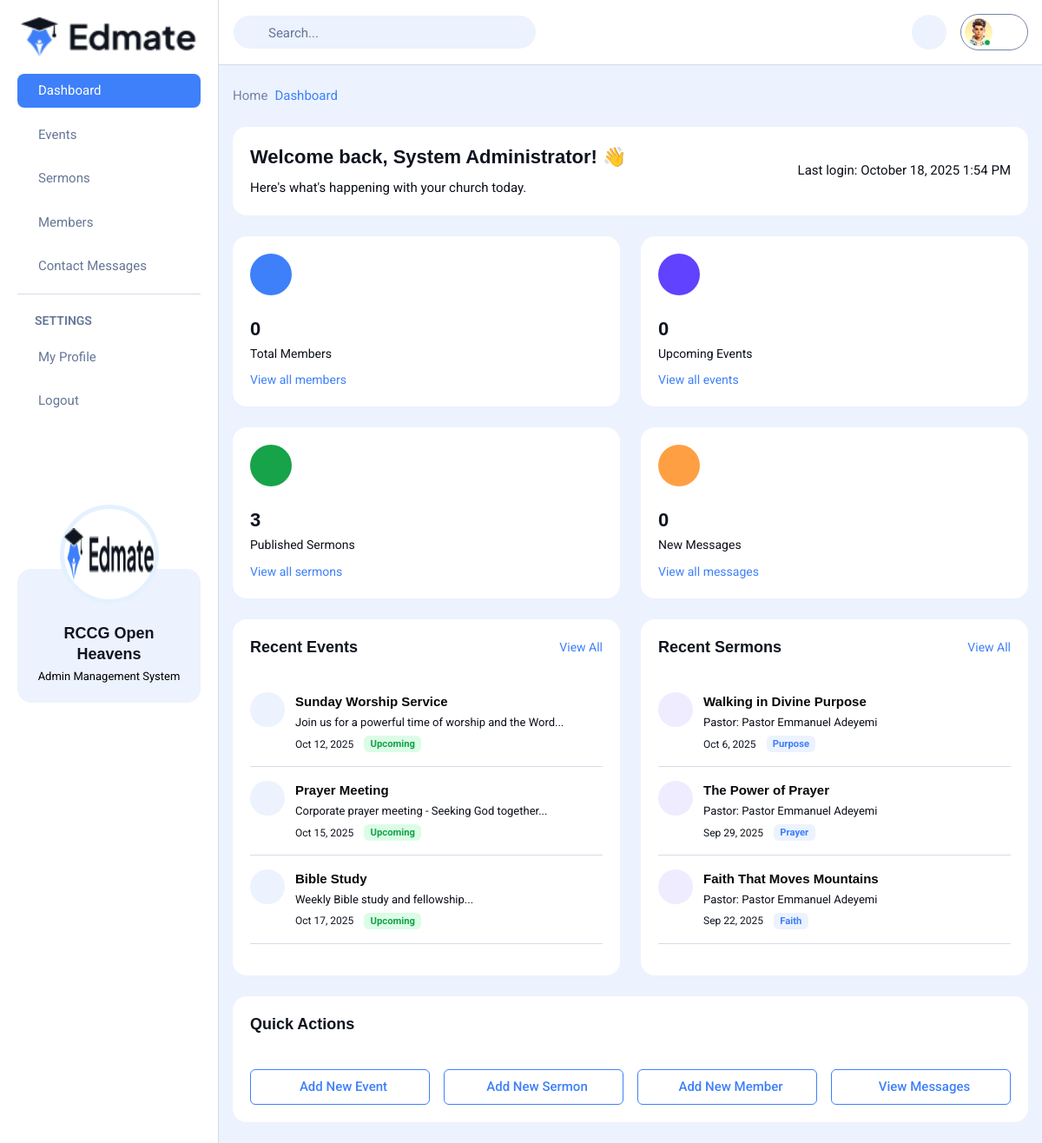
/admin/index.php (signed in), run on the app's committed database.
### tables this page shows
CREATE TABLE IF NOT EXISTS `events` (
  `id` int(11) NOT NULL AUTO_INCREMENT,
  `title` varchar(200) NOT NULL,
  `description` text,
  `start_date` datetime NOT NULL,
  `end_date` datetime NOT NULL,
  `location` varchar(200) DEFAULT 'RCCG Open Heavens Parish',
  `entry_type` enum('free','paid') DEFAULT 'free',
  `entry_fee` decimal(10,2) DEFAULT 0.00,
  `image` varchar(255) DEFAULT NULL,
  `status` enum('upcoming','ongoing','completed','cancelled') DEFAULT 'upcoming',
  `created_by` int(11) DEFAULT NULL,
  `created_at` timestamp NOT NULL DEFAULT CURRENT_TIMESTAMP,
  `updated_at` timestamp NOT NULL DEFAULT CURRENT_TIMESTAMP ON UPDATE CURRENT_TIMESTAMP,
  PRIMARY KEY (`id`),
  KEY `created_by` (`created_by`),
  FOREIGN KEY (`created_by`) REFERENCES `admin_users` (`id`) ON DELETE SET NULL
);

CREATE TABLE IF NOT EXISTS `sermons` (
  `id` int(11) NOT NULL AUTO_INCREMENT,
  `title` varchar(200) NOT NULL,
  `description` text,
  `pastor` varchar(100) NOT NULL,
  `sermon_date` date NOT NULL,
  `category` varchar(50) DEFAULT NULL,
  `scripture_reference` varchar(100) DEFAULT NULL,
  `video_url` varchar(255) DEFAULT NULL,
  `audio_url` varchar(255) DEFAULT NULL,
  `thumbnail` varchar(255) DEFAULT NULL,
  `views` int(11) DEFAULT 0,
  `downloads` int(11) DEFAULT 0,
  `status` enum('published','draft','archived') DEFAULT 'draft',
  `created_by` int(11) DEFAULT NULL,
  `created_at` timestamp NOT NULL DEFAULT CURRENT_TIMESTAMP,
  `updated_at` timestamp NOT NULL DEFAULT CURRENT_TIMESTAMP ON UPDATE CURRENT_TIMESTAMP,
  PRIMARY KEY (`id`),
  KEY `created_by` (`created_by`),
  FOREIGN KEY (`created_by`) REFERENCES `admin_users` (`id`) ON DELETE SET NULL
);

### admin/config/auth.php (called while the page is built, shortened)
<?php
function is_logged_in() {
    return isset($_SESSION['admin_logged_in']) && $_SESSION['admin_logged_in'] === true;
}
function get_current_admin() {
    if (is_logged_in()) {
        return [
            'id' => $_SESSION['admin_id'] ?? null,
            'username' => $_SESSION['admin_username'] ?? '',
            'email' => $_SESSION['admin_email'] ?? '',
            'full_name' => $_SESSION['admin_full_name'] ?? '',
            'role' => $_SESSION['admin_role'] ?? ''
        ];
    }
    return null;
}
?>

### admin/index.php (the view, shortened to what this page needs)
<?php
require_once 'config/db.php';
require_once 'config/auth.php';
$stats = [
    'total_members' => 0,
    'upcoming_events' => 0,
    'published_sermons' => 0,
    'new_messages' => 0
];
$result = $conn->query("SELECT COUNT(*) as count FROM members WHERE status = 'active'");
if ($result) {
    $stats['total_members'] = $result->fetch_assoc()['count'];
}
$result = $conn->query("SELECT COUNT(*) as count FROM events WHERE status = 'upcoming' AND `start_date` > NOW()");
if ($result) {
    $stats['upcoming_events'] = $result->fetch_assoc()['count'];
}
$result = $conn->query("SELECT COUNT(*) as count FROM sermons WHERE status = 'published'");
if ($result) {
    $stats['published_sermons'] = $result->fetch_assoc()['count'];
}
$result = $conn->query("SELECT COUNT(*) as count FROM contact_messages WHERE status = 'new'");
if ($result) {
    $stats['new_messages'] = $result->fetch_assoc()['count'];
}
$recent_events_query = "SELECT * FROM events ORDER BY created_at DESC LIMIT 5";
$recent_events = $conn->query($recent_events_query);
$recent_sermons_query = "SELECT * FROM sermons WHERE status = 'published' ORDER BY sermon_date DESC LIMIT 5";
$recent_sermons = $conn->query($recent_sermons_query);
include 'includes/header.php';
?>
<?php include 'includes/sidebar.php'; ?>
<?php include 'includes/topbar.php'; ?>
<div class="dashboard-body">
    <div class="breadcrumb-with-buttons flex-between flex-wrap gap-8 mb-24">
        <div class="breadcrumb mb-24">
            <ul class="flex-align gap-4">
                <li><a href="index.php" class="text-gray-200 fw-normal text-15 hover-text-main-600">Home</a></li>
                <li><span class="text-main-600 fw-normal text-15">Dashboard</span></li>
            </ul>
        </div>
    </div>
    <div class="card mb-24">
        <div class="card-body">
            <div class="flex-between flex-wrap gap-8">
                <div>
                    <h4 class="mb-8">Welcome back, <?php echo htmlspecialchars($current_admin['full_name']); ?>! 👋</h4>
                    <p class="text-gray-600 text-15">Here's what's happening with your church today.</p>
                </div>
                <div class="flex-align gap-8">
                    <span class="text-gray-600 text-15">Last login: <?php echo date('F j, Y g:i A'); ?></span>
                </div>
            </div>
        </div>
    </div>
    <div class="row gy-4 mb-24">
        <div class="col-xxl-3 col-sm-6">
            <div class="card">
                <div class="card-body">
                    <div class="flex-between gap-8 mb-24">
                        <span
                            class="flex-shrink-0 w-48 h-48 flex-center rounded-circle bg-main-600 text-white text-2xl">
                        </span>
                    </div>
                    <h4 class="mb-2"><?php echo number_format($stats['total_members']); ?></h4>
                    <span class="text-gray-600 text-sm">Total Members</span>
                    <p class="text-sm mb-0 mt-8">
                        <a href="members.php" class="text-main-600 hover-text-decoration-underline">View all members</a>
                    </p>
                </div>
            </div>
        </div>
        <div class="col-xxl-3 col-sm-6">
            <div class="card">
                <div class="card-body">
                    <div class="flex-between gap-8 mb-24">
                        <span
                            class="flex-shrink-0 w-48 h-48 flex-center rounded-circle bg-purple-600 text-white text-2xl">
                        </span>
                    </div>
                    <h4 class="mb-2"><?php echo number_format($stats['upcoming_events']); ?></h4>
                    <span class="text-gray-600 text-sm">Upcoming Events</span>
                    <p class="text-sm mb-0 mt-8">
                        <a href="events.php" class="text-main-600 hover-text-decoration-underline">View all events</a>
                    </p>
                </div>
            </div>
        </div>
        <div class="col-xxl-3 col-sm-6">
            <div class="card">
                <div class="card-body">
                    <div class="flex-between gap-8 mb-24">
                        <span
                            class="flex-shrink-0 w-48 h-48 flex-center rounded-circle bg-success-600 text-white text-2xl">
                        </span>
                    </div>
                    <h4 class="mb-2"><?php echo number_format($stats['published_sermons']); ?></h4>
                    <span class="text-gray-600 text-sm">Published Sermons</span>
                    <p class="text-sm mb-0 mt-8">
                        <a href="sermons.php" class="text-main-600 hover-text-decoration-underline">View all sermons</a>
                    </p>
                </div>
            </div>
        </div>
        <div class="col-xxl-3 col-sm-6">
            <div class="card">
                <div class="card-body">
                    <div class="flex-between gap-8 mb-24">
                        <span
                            class="flex-shrink-0 w-48 h-48 flex-center rounded-circle bg-warning-600 text-white text-2xl">
                        </span>
                    </div>
                    <h4 class="mb-2"><?php echo number_format($stats['new_messages']); ?></h4>
                    <span class="text-gray-600 text-sm">New Messages</span>
                    <p class="text-sm mb-0 mt-8">
                        <a href="messages.php" class="text-main-600 hover-text-decoration-underline">View all
                            messages</a>
                    </p>
                </div>
            </div>
        </div>
    </div>
    <div class="row gy-4">
        <div class="col-lg-6">
            <div class="card h-100">
                <div class="card-header">
                    <div class="flex-between flex-wrap gap-8">
                        <h5 class="mb-0">Recent Events</h5>
                        <a href="events.php" class="text-main-600 text-sm hover-text-decoration-underline">View All</a>
                    </div>
                </div>
                <div class="card-body">
                    <?php if ($recent_events && $recent_events->num_rows > 0): ?>
                        <div class="max-h-350 overflow-y-auto scroll-sm">
                            <?php while ($event = $recent_events->fetch_assoc()): ?>
                                <div class="d-flex align-items-start gap-12 mb-16 pb-16 border-bottom border-gray-100">
                                    <span class="flex-shrink-0 w-40 h-40 flex-center rounded-circle bg-main-50 text-main-600">
                                    </span>
                                    <div class="flex-grow-1">
                                        <h6 class="mb-4">
                                            <a href="edit-event.php?id=<?php echo $event['id']; ?>"
                                                class="text-gray-900 hover-text-main-600">
                                                <?php echo htmlspecialchars($event['title']); ?>
                                            </a>
                                        </h6>
                                        <p class="text-13 text-gray-600 mb-4">
                                            <?php echo htmlspecialchars(substr($event['description'], 0, 80)) . '...'; ?>
                                        </p>
                                        <div class="flex-align gap-12">
                                            <span class="text-xs text-gray-500">
                                                <?php echo date('M j, Y', strtotime($event['start_date'])); ?>
                                            </span>
                                            <span class="badge <?php
                                            echo $event['status'] == 'upcoming' ? 'bg-success-50 text-success-600' :
                                                ($event['status'] == 'ongoing' ? 'bg-warning-50 text-warning-600' :
                                                    'bg-gray-100 text-gray-600');
                                            ?>">
                                                <?php echo ucfirst($event['status']); ?>
                                            </span>
                                        </div>
                                    </div>
                                </div>
                            <?php endwhile; ?>
                        </div>
                    <?php endif; ?>
                </div>
            </div>
        </div>
        <div class="col-lg-6">
            <div class="card h-100">
                <div class="card-header">
                    <div class="flex-between flex-wrap gap-8">
                        <h5 class="mb-0">Recent Sermons</h5>
                        <a href="sermons.php" class="text-main-600 text-sm hover-text-decoration-underline">View All</a>
                    </div>
                </div>
                <div class="card-body">
                    <?php if ($recent_sermons && $recent_sermons->num_rows > 0): ?>
                        <div class="max-h-350 overflow-y-auto scroll-sm">
                            <?php while ($sermon = $recent_sermons->fetch_assoc()): ?>
                                <div class="d-flex align-items-start gap-12 mb-16 pb-16 border-bottom border-gray-100">
                                    <span
                                        class="flex-shrink-0 w-40 h-40 flex-center rounded-circle bg-purple-50 text-purple-600">
                                    </span>
                                    <div class="flex-grow-1">
                                        <h6 class="mb-4">
                                            <a href="edit-sermon.php?id=<?php echo $sermon['id']; ?>"
                                                class="text-gray-900 hover-text-main-600">
                                                <?php echo htmlspecialchars($sermon['title']); ?>
                                            </a>
                                        </h6>
                                        <p class="text-13 text-gray-600 mb-4">
                                            Pastor: <?php echo htmlspecialchars($sermon['pastor']); ?>
                                        </p>
                                        <div class="flex-align gap-12">
                                            <span class="text-xs text-gray-500">
                                                <?php echo date('M j, Y', strtotime($sermon['sermon_date'])); ?>
                                            </span>
                                            <?php if ($sermon['category']): ?>
                                                <span class="badge bg-main-50 text-main-600">
                                                    <?php echo htmlspecialchars($sermon['category']); ?>
                                                </span>
                                            <?php endif; ?>
                                        </div>
                                    </div>
                                </div>
                            <?php endwhile; ?>
                        </div>
                    <?php endif; ?>
                </div>
            </div>
        </div>
    </div>
    <div class="card mt-24">
        <div class="card-header">
            <h5 class="mb-0">Quick Actions</h5>
        </div>
        <div class="card-body">
            <div class="row g-3">
                <div class="col-md-3 col-sm-6">
                    <a href="add-event.php" class="btn btn-outline-main w-100 py-12">
                        Add New Event
                    </a>
                </div>
                <div class="col-md-3 col-sm-6">
                    <a href="add-sermon.php" class="btn btn-outline-main w-100 py-12">
                        Add New Sermon
                    </a>
                </div>
                <div class="col-md-3 col-sm-6">
                    <a href="add-member.php" class="btn btn-outline-main w-100 py-12">
                        Add New Member
                    </a>
                </div>
                <div class="col-md-3 col-sm-6">
                    <a href="messages.php" class="btn btn-outline-main w-100 py-12">
                        View Messages
                    </a>
                </div>
            </div>
        </div>
    </div>
</div>

### data on the page
events: title "Sunday Worship Service", description "Join us for a powerful time of worship and the Word", start_date "Oct 12, 2025", status "Upcoming"
events: title "Prayer Meeting", description "Corporate prayer meeting - Seeking God together", start_date "Oct 15, 2025", status "Upcoming"
events: title "Bible Study", description "Weekly Bible study and fellowship", start_date "Oct 17, 2025", status "Upcoming"
sermons: title "Walking in Divine Purpose", pastor "Pastor Emmanuel Adeyemi", sermon_date "Oct 6, 2025", category "Purpose"
sermons: title "The Power of Prayer", pastor "Pastor Emmanuel Adeyemi", sermon_date "Sep 29, 2025", category "Prayer"
sermons: title "Faith That Moves Mountains", pastor "Pastor Emmanuel Adeyemi", sermon_date "Sep 22, 2025", category "Faith"

### other printed values
$current_admin['full_name'] "System Administrator"
$stats['total_members'] "0"
$stats['upcoming_events'] "0"
$stats['published_sermons'] "3"
$stats['new_messages'] "0"
